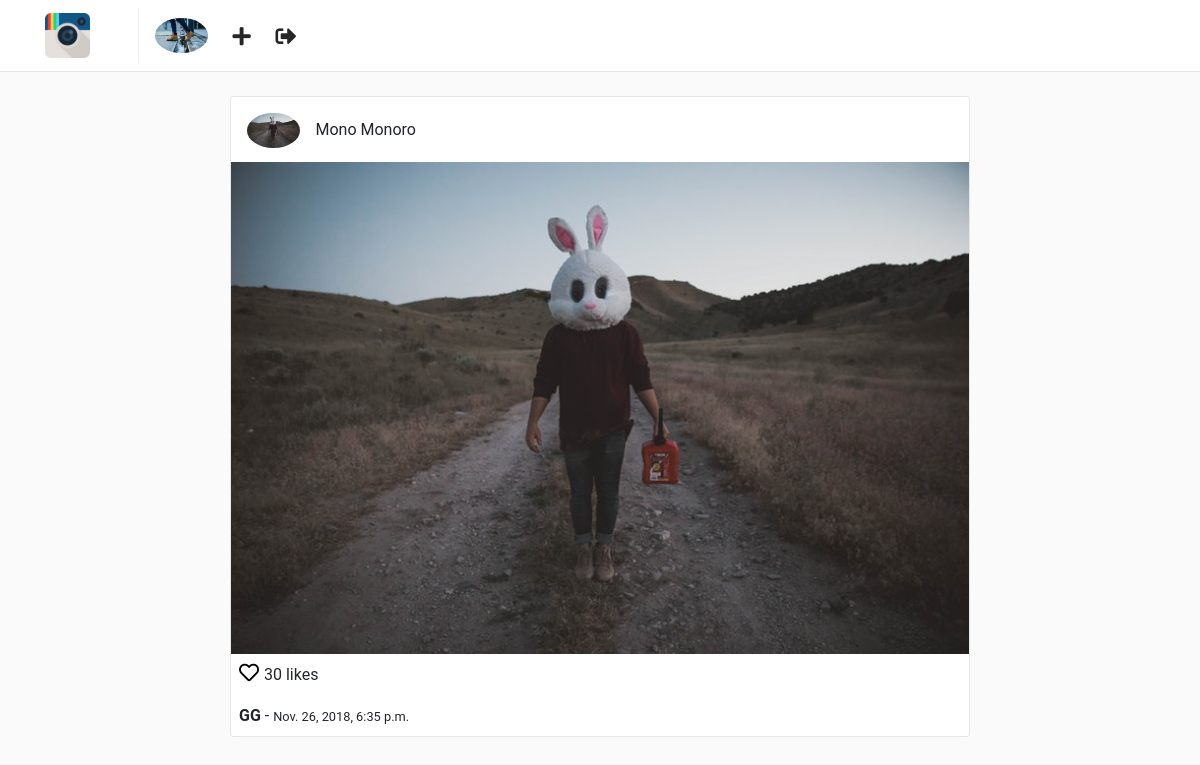
Page /posts/1/ (signed in) on the committed database.
### users/models.py (models this page shows, shortened)
class Profile(models.Model):
    user = models.OneToOneField(User, on_delete=models.CASCADE)
    website = models.URLField(max_length=200, blank=True)
    biography = models.TextField(blank=True)
    phone_number = models.CharField(max_length=20, blank=True)
    picture = models.ImageField(
        upload_to='users/pictures',
        blank=True,
        null=True
    )
    created = models.DateTimeField(auto_now_add=True)
    modified = models.DateTimeField(auto_now=True)

### posts/models.py (models this page shows, shortened)
class Post(models.Model):
    user = models.ForeignKey(User, on_delete=models.CASCADE)
    profile = models.ForeignKey('users.Profile', on_delete=models.CASCADE)
    title = models.CharField(max_length=255)
    photo = models.ImageField(upload_to='posts/photos')
    created = models.DateTimeField(auto_now_add=True)
    modified = models.DateTimeField(auto_now=True)

### posts/views.py (the view)
class PostDetailView(LoginRequiredMixin, DetailView):
    template_name = 'posts/detail.html'
    queryset = Post.objects.all()
    context_object_name = 'post'

### templates/posts/detail.html (shortened to what this page needs)
{% extends "base.html" %}
{% block container %}
    <div class="container">
        <div class="row">
            {% include "posts/post_card.html" %}
        </div>
    </div>
{% endblock %}

### templates/nav.html
{% load static %}
<nav class="navbar navbar-expand-lg fixed-top" id="main-navbar">
    <div class="container">
        <a class="navbar-brand pr-5" style="border-right: 1px solid #efefef;" href="{% url "posts:feed" %}">
            <img src="{% static "img/instagram.png" %}" height="45" class="d-inline-block align-top"/>
        </a>
        <div class="collapse navbar-collapse">
            <ul class="navbar-nav mr-auto">
                <li class="nav-item">
                    <a href="{% url "users:detail" request.user.username %}">
                        {% if request.user.profile.picture %}
                            <img src="{{ request.user.profile.picture.url }}" height="35" class="d-inline-block align-top rounded-circle"/>
                        {% else%}
                            <img src="{% static 'img/default-profile.png' %}" height="35" class="d-inline-block align-top rounded-circle"/>
                        {% endif %}
                    </a>
                </li>
                <li class="nav-item nav-icon">
                    <a href="{% url "posts:create" %}">
                        <i class="fas fa-plus"></i>
                    </a>
                </li>
                <li class="nav-item nav-icon">
                    <a href="{% url "users:logout" %}">
                        <i class="fas fa-sign-out-alt"></i>
                    </a>
                </li>
            </ul>
        </div>
    </div>
</nav>

### templates/posts/post_card.html
<div class="col-sm-12 col-md-8 offset-md-2 mt-5 p-0 post-container">
    <div class="media pt-3 pl-3 pb-1">
        <a href="{% url "users:detail" post.user.username %}">
            <img class="mr-3 rounded-circle" height="35" src="{{ post.profile.picture.url }}" alt="{{ post.user.get_full_name }}">
        </a>
        <div class="media-body">
            <p style="margin-top: 5px;">{{ post.user.get_full_name  }}</p>
        </div>
    </div>
    <img style="width: 100%;" src="{{ post.photo.url }}" alt="{{ post.title }}">
    <p class="mt-1 ml-2" >
        <a href="" style="color: #000; font-size: 20px;">
            <i class="far fa-heart"></i>
        </a> 30 likes
    </p>
    <p class="ml-2 mt-0 mb-2">
        <b>{{ post.title }}</b> - <small>{{ post.created }}</small>
    </p>
</div>

### static/css/main.css (style rules this page uses)
html, body { background: #fafafa; height: 100%; width: 100%; font-family: 'Roboto', sans-serif; }
#main-navbar { background: #fff; border-bottom: 1px solid rgba(0,0,0,.0975); }
.post-container { background: #fff; border: 1px solid #e6e6e6; border-radius: 3px; }
.nav-icon a { color: #262626; font-size: 1.3em; display: block; margin-top: .2em; margin-left: 1.2em; font-weight: 100; }

### rows in the picture
Post: profile.picture (picture), user.get_full_name "Mono Monoro", photo (picture), title "GG", created "Nov. 26, 2018, 6:35 p.m."
